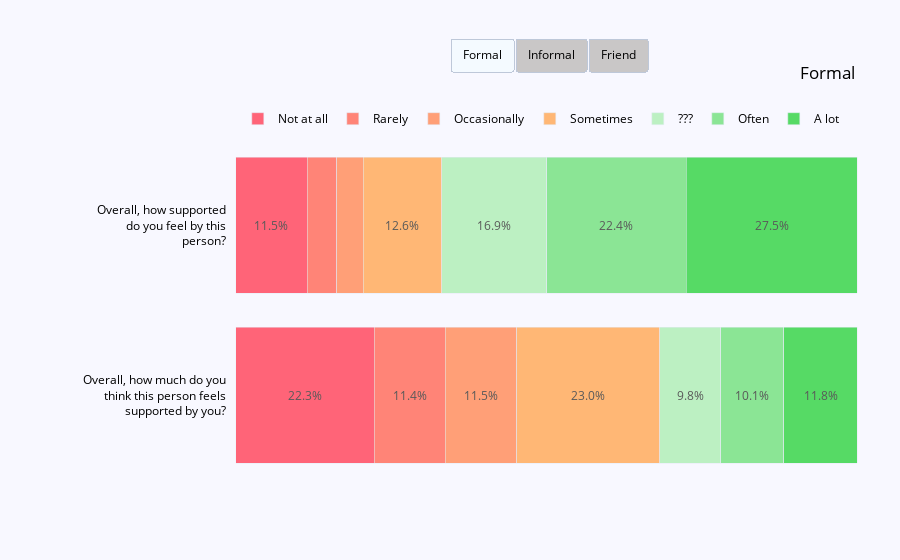

This figure's notebook cell:
### Code cell
percent_bar([list(round((df_diff['support.overall.t'][df_diff['dyad_type'] == 1].value_counts(normalize = True).sort_index() * 100), 1)),
             list(round((df_diff['support.overall.p'][df_diff['dyad_type'] == 1].value_counts(normalize = True).sort_index() * 100), 1))],
            [list(round((df_diff['support.overall.t'][df_diff['dyad_type'] == 2].value_counts(normalize = True).sort_index() * 100), 1)),
             list(round((df_diff['support.overall.p'][df_diff['dyad_type'] == 2].value_counts(normalize = True).sort_index() * 100), 1))],
            [list(round((df_diff['support.overall.t'][df_diff['dyad_type'] == 3].value_counts(normalize = True).sort_index() * 100), 1)),
             list(round((df_diff['support.overall.p'][df_diff['dyad_type'] == 3].value_counts(normalize = True).sort_index() * 100), 1))],
            'Overall, how much do you<br>think this person feels<br>supported by you?',
            'Overall, how supported<br>do you feel by this<br>person?')

### Figure 1 — Plotly figure (JSON) as saved in the notebook; plotly's stock layout.template omitted (floating-point values rounded to 4 significant figures)
{"data": [{"hovertemplate": "<b>%{x}%</b><extra></extra>", "marker": {"color": "#FF6478"}, "orientation": "h", "showlegend": false, "type": "bar", "x": [22.3], "y": ["Overall, how much do you<br>think this person feels<br>supported by you?"]}, {"hovertemplate": "<b>%{x}%</b><extra></extra>", "marker": {"color": "#FF6478"}, "name": "Not at all", "orientation": "h", "showlegend": true, "type": "bar", "x": [11.5], "y": ["Overall, how supported<br>do you feel by this<br>person?"]}, {"hovertemplate": "<b>%{x}%</b><extra></extra>", "marker": {"color": "#FF8477"}, "orientation": "h", "showlegend": false, "type": "bar", "x": [11.4], "y": ["Overall, how much do you<br>think this person feels<br>supported by you?"]}, {"hovertemplate": "<b>%{x}%</b><extra></extra>", "marker": {"color": "#FF8477"}, "name": "Rarely", "orientation": "h", "showlegend": true, "type": "bar", "x": [4.8], "y": ["Overall, how supported<br>do you feel by this<br>person?"]}, {"hovertemplate": "<b>%{x}%</b><extra></extra>", "marker": {"color": "#FF9F77"}, "orientation": "h", "showlegend": false, "type": "bar", "x": [11.5], "y": ["Overall, how much do you<br>think this person feels<br>supported by you?"]}, {"hovertemplate": "<b>%{x}%</b><extra></extra>", "marker": {"color": "#FF9F77"}, "name": "Occasionally", "orientation": "h", "showlegend": true, "type": "bar", "x": [4.2], "y": ["Overall, how supported<br>do you feel by this<br>person?"]}, {"hovertemplate": "<b>%{x}%</b><extra></extra>", "marker": {"color": "#FFB775"}, "orientation": "h", "showlegend": false, "type": "bar", "x": [23], "y": ["Overall, how much do you<br>think this person feels<br>supported by you?"]}, {"hovertemplate": "<b>%{x}%</b><extra></extra>", "marker": {"color": "#FFB775"}, "name": "Sometimes", "orientation": "h", "showlegend": true, "type": "bar", "x": [12.6], "y": ["Overall, how supported<br>do you feel by this<br>person?"]}, {"hovertemplate": "<b>%{x}%</b><extra></extra>", "marker": {"color": "#BCF0C2"}, "orientation": "h", "showlegend": false, "type": "bar", "x": [9.8], "y": ["Overall, how much do you<br>think this person feels<br>supported by you?"]}, {"hovertemplate": "<b>%{x}%</b><extra></extra>", "marker": {"color": "#BCF0C2"}, "name": "???", "orientation": "h", "showlegend": true, "type": "bar", "x": [16.9], "y": ["Overall, how supported<br>do you feel by this<br>person?"]}, {"hovertemplate": "<b>%{x}%</b><extra></extra>", "marker": {"color": "#8BE595"}, "orientation": "h", "showlegend": false, "type": "bar", "x": [10.1], "y": ["Overall, how much do you<br>think this person feels<br>supported by you?"]}, {"hovertemplate": "<b>%{x}%</b><extra></extra>", "marker": {"color": "#8BE595"}, "name": "Often", "orientation": "h", "showlegend": true, "type": "bar", "x": [22.4], "y": ["Overall, how supported<br>do you feel by this<br>person?"]}, {"hovertemplate": "<b>%{x}%</b><extra></extra>", "marker": {"color": "#56DA65"}, "orientation": "h", "showlegend": false, "type": "bar", "x": [11.8], "y": ["Overall, how much do you<br>think this person feels<br>supported by you?"]}, {"hovertemplate": "<b>%{x}%</b><extra></extra>", "marker": {"color": "#56DA65"}, "name": "A lot", "orientation": "h", "showlegend": true, "type": "bar", "x": [27.5], "y": ["Overall, how supported<br>do you feel by this<br>person?"]}, {"hovertemplate": "<b>%{x}%</b><extra></extra>", "marker": {"color": "#FF6478"}, "orientation": "h", "showlegend": false, "type": "bar", "visible": false, "x": [4.6], "y": ["Overall, how much do you<br>think this person feels<br>supported by you?"]}, {"hovertemplate": "<b>%{x}%</b><extra></extra>", "marker": {"color": "#FF6478"}, "name": "Not at all", "orientation": "h", "showlegend": true, "type": "bar", "visible": false, "x": [7.1], "y": ["Overall, how supported<br>do you feel by this<br>person?"]}, {"hovertemplate": "<b>%{x}%</b><extra></extra>", "marker": {"color": "#FF8477"}, "orientation": "h", "showlegend": false, "type": "bar", "visible": false, "x": [3.5], "y": ["Overall, how much do you<br>think this person feels<br>supported by you?"]}, {"hovertemplate": "<b>%{x}%</b><extra></extra>", "marker": {"color": "#FF8477"}, "name": "Rarely", "orientation": "h", "showlegend": true, "type": "bar", "visible": false, "x": [3.3], "y": ["Overall, how supported<br>do you feel by this<br>person?"]}, {"hovertemplate": "<b>%{x}%</b><extra></extra>", "marker": {"color": "#FF9F77"}, "orientation": "h", "showlegend": false, "type": "bar", "visible": false, "x": [6.2], "y": ["Overall, how much do you<br>think this person feels<br>supported by you?"]}, {"hovertemplate": "<b>%{x}%</b><extra></extra>", "marker": {"color": "#FF9F77"}, "name": "Occasionally", "orientation": "h", "showlegend": true, "type": "bar", "visible": false, "x": [5.6], "y": ["Overall, how supported<br>do you feel by this<br>person?"]}, {"hovertemplate": "<b>%{x}%</b><extra></extra>", "marker": {"color": "#FFB775"}, "orientation": "h", "showlegend": false, "type": "bar", "visible": false, "x": [15.5], "y": ["Overall, how much do you<br>think this person feels<br>supported by you?"]}, {"hovertemplate": "<b>%{x}%</b><extra></extra>", "marker": {"color": "#FFB775"}, "name": "Sometimes", "orientation": "h", "showlegend": true, "type": "bar", "visible": false, "x": [9.6], "y": ["Overall, how supported<br>do you feel by this<br>person?"]}, {"hovertemplate": "<b>%{x}%</b><extra></extra>", "marker": {"color": "#BCF0C2"}, "orientation": "h", "showlegend": false, "type": "bar", "visible": false, "x": [19.5], "y": ["Overall, how much do you<br>think this person feels<br>supported by you?"]}, {"hovertemplate": "<b>%{x}%</b><extra></extra>", "marker": {"color": "#BCF0C2"}, "name": "???", "orientation": "h", "showlegend": true, "type": "bar", "visible": false, "x": [13.8], "y": ["Overall, how supported<br>do you feel by this<br>person?"]}, {"hovertemplate": "<b>%{x}%</b><extra></extra>", "marker": {"color": "#8BE595"}, "orientation": "h", "showlegend": false, "type": "bar", "visible": false, "x": [22.6], "y": ["Overall, how much do you<br>think this person feels<br>supported by you?"]}, {"hovertemplate": "<b>%{x}%</b><extra></extra>", "marker": {"color": "#8BE595"}, "name": "Often", "orientation": "h", "showlegend": true, "type": "bar", "visible": false, "x": [21.5], "y": ["Overall, how supported<br>do you feel by this<br>person?"]}, {"hovertemplate": "<b>%{x}%</b><extra></extra>", "marker": {"color": "#56DA65"}, "orientation": "h", "showlegend": false, "type": "bar", "visible": false, "x": [28.1], "y": ["Overall, how much do you<br>think this person feels<br>supported by you?"]}, {"hovertemplate": "<b>%{x}%</b><extra></extra>", "marker": {"color": "#56DA65"}, "name": "A lot", "orientation": "h", "showlegend": true, "type": "bar", "visible": false, "x": [39.1], "y": ["Overall, how supported<br>do you feel by this<br>person?"]}, {"hovertemplate": "<b>%{x}%</b><extra></extra>", "marker": {"color": "#FF6478"}, "orientation": "h", "showlegend": false, "type": "bar", "visible": false, "x": [0.3], "y": ["Overall, how much do you<br>think this person feels<br>supported by you?"]}, {"hovertemplate": "<b>%{x}%</b><extra></extra>", "marker": {"color": "#FF6478"}, "name": "Not at all", "orientation": "h", "showlegend": true, "type": "bar", "visible": false, "x": [0.3], "y": ["Overall, how supported<br>do you feel by this<br>person?"]}, {"hovertemplate": "<b>%{x}%</b><extra></extra>", "marker": {"color": "#FF8477"}, "orientation": "h", "showlegend": false, "type": "bar", "visible": false, "x": [0.9], "y": ["Overall, how much do you<br>think this person feels<br>supported by you?"]}, {"hovertemplate": "<b>%{x}%</b><extra></extra>", "marker": {"color": "#FF8477"}, "name": "Rarely", "orientation": "h", "showlegend": true, "type": "bar", "visible": false, "x": [1.3], "y": ["Overall, how supported<br>do you feel by this<br>person?"]}, {"hovertemplate": "<b>%{x}%</b><extra></extra>", "marker": {"color": "#FF9F77"}, "orientation": "h", "showlegend": false, "type": "bar", "visible": false, "x": [2.2], "y": ["Overall, how much do you<br>think this person feels<br>supported by you?"]}, {"hovertemplate": "<b>%{x}%</b><extra></extra>", "marker": {"color": "#FF9F77"}, "name": "Occasionally", "orientation": "h", "showlegend": true, "type": "bar", "visible": false, "x": [2.5], "y": ["Overall, how supported<br>do you feel by this<br>person?"]}, {"hovertemplate": "<b>%{x}%</b><extra></extra>", "marker": {"color": "#FFB775"}, "orientation": "h", "showlegend": false, "type": "bar", "visible": false, "x": [12.3], "y": ["Overall, how much do you<br>think this person feels<br>supported by you?"]}, {"hovertemplate": "<b>%{x}%</b><extra></extra>", "marker": {"color": "#FFB775"}, "name": "Sometimes", "orientation": "h", "showlegend": true, "type": "bar", "visible": false, "x": [11.4], "y": ["Overall, how supported<br>do you feel by this<br>person?"]}, {"hovertemplate": "<b>%{x}%</b><extra></extra>", "marker": {"color": "#BCF0C2"}, "orientation": "h", "showlegend": false, "type": "bar", "visible": false, "x": [19.6], "y": ["Overall, how much do you<br>think this person feels<br>supported by you?"]}, {"hovertemplate": "<b>%{x}%</b><extra></extra>", "marker": {"color": "#BCF0C2"}, "name": "???", "orientation": "h", "showlegend": true, "type": "bar", "visible": false, "x": [16.7], "y": ["Overall, how supported<br>do you feel by this<br>person?"]}, {"hovertemplate": "<b>%{x}%</b><extra></extra>", "marker": {"color": "#8BE595"}, "orientation": "h", "showlegend": false, "type": "bar", "visible": false, "x": [33.4], "y": ["Overall, how much do you<br>think this person feels<br>supported by you?"]}, {"hovertemplate": "<b>%{x}%</b><extra></extra>", "marker": {"color": "#8BE595"}, "name": "Often", "orientation": "h", "showlegend": true, "type": "bar", "visible": false, "x": [33.4], "y": ["Overall, how supported<br>do you feel by this<br>person?"]}, {"hovertemplate": "<b>%{x}%</b><extra></extra>", "marker": {"color": "#56DA65"}, "orientation": "h", "showlegend": false, "type": "bar", "visible": false, "x": [31.2], "y": ["Overall, how much do you<br>think this person feels<br>supported by you?"]}, {"hovertemplate": "<b>%{x}%</b><extra></extra>", "marker": {"color": "#56DA65"}, "name": "A lot", "orientation": "h", "showlegend": true, "type": "bar", "visible": false, "x": [34.4], "y": ["Overall, how supported<br>do you feel by this<br>person?"]}], "layout": {"annotations": [{"align": "right", "font": {"color": "black", "size": 12}, "showarrow": false, "text": "Overall, how much do you<br>think this person feels<br>supported by you?", "x": 0.14, "xanchor": "right", "xref": "paper", "y": "Overall, how much do you<br>think this person feels<br>supported by you?", "yref": "y"}, {"font": {"color": "#595959", "size": 12}, "showarrow": false, "text": "22.3%", "x": 11.15, "xref": "x", "y": "Overall, how much do you<br>think this person feels<br>supported by you?", "yref": "y"}, {"font": {"color": "#595959", "size": 12}, "showarrow": false, "text": "11.4%", "x": 28, "xref": "x", "y": "Overall, how much do you<br>think this person feels<br>supported by you?", "yref": "y"}, {"font": {"color": "#595959", "size": 12}, "showarrow": false, "text": "11.5%", "x": 39.45, "xref": "x", "y": "Overall, how much do you<br>think this person feels<br>supported by you?", "yref": "y"}, {"font": {"color": "#595959", "size": 12}, "showarrow": false, "text": "23.0%", "x": 56.7, "xref": "x", "y": "Overall, how much do you<br>think this person feels<br>supported by you?", "yref": "y"}, {"font": {"color": "#595959", "size": 12}, "showarrow": false, "text": "9.8%", "x": 73.1, "xref": "x", "y": "Overall, how much do you<br>think this person feels<br>supported by you?", "yref": "y"}, {"font": {"color": "#595959", "size": 12}, "showarrow": false, "text": "10.1%", "x": 83.05, "xref": "x", "y": "Overall, how much do you<br>think this person feels<br>supported by you?", "yref": "y"}, {"font": {"color": "#595959", "size": 12}, "showarrow": false, "text": "11.8%", "x": 94, "xref": "x", "y": "Overall, how much do you<br>think this person feels<br>supported by you?", "yref": "y"}, {"align": "right", "font": {"color": "black", "size": 12}, "showarrow": false, "text": "Overall, how supported<br>do you feel by this<br>person?", "x": 0.14, "xanchor": "right", "xref": "paper", "y": "Overall, how supported<br>do you feel by this<br>person?", "yref": "y"}, {"font": {"color": "#595959", "size": 12}, "showarrow": false, "text": "11.5%", "x": 5.75, "xref": "x", "y": "Overall, how supported<br>do you feel by this<br>person?", "yref": "y"}, {"font": {"color": "#595959", "size": 12}, "showarrow": false, "text": "12.6%", "x": 26.8, "xref": "x", "y": "Overall, how supported<br>do you feel by this<br>person?", "yref": "y"}, {"font": {"color": "#595959", "size": 12}, "showarrow": false, "text": "16.9%", "x": 41.55, "xref": "x", "y": "Overall, how supported<br>do you feel by this<br>person?", "yref": "y"}, {"font": {"color": "#595959", "size": 12}, "showarrow": false, "text": "22.4%", "x": 61.2, "xref": "x", "y": "Overall, how supported<br>do you feel by this<br>person?", "yref": "y"}, {"font": {"color": "#595959", "size": 12}, "showarrow": false, "text": "27.5%", "x": 86.15, "xref": "x", "y": "Overall, how supported<br>do you feel by this<br>person?", "yref": "y"}], "barmode": "stack", "font": {"color": "black", "size": 12}, "legend": {"itemclick": false, "orientation": "h", "traceorder": "normal", "x": 0.94, "xanchor": "right", "y": 1.02, "yanchor": "bottom"}, "margin": {"b": 80, "l": 120, "r": 10, "t": 140}, "paper_bgcolor": "rgb(248, 248, 255)", "plot_bgcolor": "rgb(248, 248, 255)", "title": {"text": "Formal", "x": 0.95, "y": 0.88}, "updatemenus": [{"bgcolor": "#c9c7c7", "buttons": [{"args": [{"visible": [true, true, true, true, true, true, true, true, true, true, true, true, true, true, false, false, false, false, false, false, false, false, false, false, false, false, false, false, false, false, false, false, false, false, false, false, false, false, false, false, false, false]}, {"annotations": [{"align": "right", "font": {"color": "black", "size": 12}, "showarrow": false, "text": "Overall, how much do you<br>think this person feels<br>supported by you?", "x": 0.14, "xanchor": "right", "xref": "paper", "y": "Overall, how much do you<br>think this person feels<br>supported by you?", "yref": "y"}, {"font": {"color": "#595959", "size": 12}, "showarrow": false, "text": "22.3%", "x": 11.15, "xref": "x", "y": "Overall, how much do you<br>think this person feels<br>supported by you?", "yref": "y"}, {"font": {"color": "#595959", "size": 12}, "showarrow": false, "text": "11.4%", "x": 28, "xref": "x", "y": "Overall, how much do you<br>think this person feels<br>supported by you?", "yref": "y"}, {"font": {"color": "#595959", "size": 12}, "showarrow": false, "text": "11.5%", "x": 39.45, "xref": "x", "y": "Overall, how much do you<br>think this person feels<br>supported by you?", "yref": "y"}, {"font": {"color": "#595959", "size": 12}, "showarrow": false, "text": "23.0%", "x": 56.7, "xref": "x", "y": "Overall, how much do you<br>think this person feels<br>supported by you?", "yref": "y"}, {"font": {"color": "#595959", "size": 12}, "showarrow": false, "text": "9.8%", "x": 73.1, "xref": "x", "y": "Overall, how much do you<br>think this person feels<br>supported by you?", "yref": "y"}, {"font": {"color": "#595959", "size": 12}, "showarrow": false, "text": "10.1%", "x": 83.05, "xref": "x", "y": "Overall, how much do you<br>think this person feels<br>supported by you?", "yref": "y"}, {"font": {"color": "#595959", "size": 12}, "showarrow": false, "text": "11.8%", "x": 94, "xref": "x", "y": "Overall, how much do you<br>think this person feels<br>supported by you?", "yref": "y"}, {"align": "right", "font": {"color": "black", "size": 12}, "showarrow": false, "text": "Overall, how supported<br>do you feel by this<br>person?", "x": 0.14, "xanchor": "right", "xref": "paper", "y": "Overall, how supported<br>do you feel by this<br>person?", "yref": "y"}, {"font": {"color": "#595959", "size": 12}, "showarrow": false, "text": "11.5%", "x": 5.75, "xref": "x", "y": "Overall, how supported<br>do you feel by this<br>person?", "yref": "y"}, {"font": {"color": "#595959", "size": 12}, "showarrow": false, "text": "12.6%", "x": 26.8, "xref": "x", "y": "Overall, how supported<br>do you feel by this<br>person?", "yref": "y"}, {"font": {"color": "#595959", "size": 12}, "showarrow": false, "text": "16.9%", "x": 41.55, "xref": "x", "y": "Overall, how supported<br>do you feel by this<br>person?", "yref": "y"}, {"font": {"color": "#595959", "size": 12}, "showarrow": false, "text": "22.4%", "x": 61.2, "xref": "x", "y": "Overall, how supported<br>do you feel by this<br>person?", "yref": "y"}, {"font": {"color": "#595959", "size": 12}, "showarrow": false, "text": "27.5%", "x": 86.15, "xref": "x", "y": "Overall, how supported<br>do you feel by this<br>person?", "yref": "y"}], "title": "Formal"}], "label": "Formal", "method": "update"}, {"args": [{"visible": [false, false, false, false, false, false, false, false, false, false, false, false, false, false, true, true, true, true, true, true, true, true, true, true, true, true, true, true, false, false, false, false, false, false, false, false, false, false, false, false, false, false]}, {"annotations": [{"align": "right", "font": {"color": "black", "size": 12}, "showarrow": false, "text": "Overall, how much do you<br>think this person feels<br>supported by you?", "x": 0.14, "xanchor": "right", "xref": "paper", "y": "Overall, how much do you<br>think this person feels<br>supported by you?", "yref": "y"}, {"font": {"color": "#595959", "size": 12}, "showarrow": false, "text": "6.2%", "x": 11.2, "xref": "x", "y": "Overall, how much do you<br>think this person feels<br>supported by you?", "yref": "y"}, {"font": {"color": "#595959", "size": 12}, "showarrow": false, "text": "15.5%", "x": 22.05, "xref": "x", "y": "Overall, how much do you<br>think this person feels<br>supported by you?", "yref": "y"}, {"font": {"color": "#595959", "size": 12}, "showarrow": false, "text": "19.5%", "x": 39.55, "xref": "x", "y": "Overall, how much do you<br>think this person feels<br>supported by you?", "yref": "y"}, {"font": {"color": "#595959", "size": 12}, "showarrow": false, "text": "22.6%", "x": 60.6, "xref": "x", "y": "Overall, how much do you<br>think this person feels<br>supported by you?", "yref": "y"}, {"font": {"color": "#595959", "size": 12}, "showarrow": false, "text": "28.1%", "x": 85.95, "xref": "x", "y": "Overall, how much do you<br>think this person feels<br>supported by you?", "yref": "y"}, {"align": "right", "font": {"color": "black", "size": 12}, "showarrow": false, "text": "Overall, how supported<br>do you feel by this<br>person?", "x": 0.14, "xanchor": "right", "xref": "paper", "y": "Overall, how supported<br>do you feel by this<br>person?", "yref": "y"}, {"font": {"color": "#595959", "size": 12}, "showarrow": false, "text": "7.1%", "x": 3.55, "xref": "x", "y": "Overall, how supported<br>do you feel by this<br>person?", "yref": "y"}, {"font": {"color": "#595959", "size": 12}, "showarrow": false, "text": "5.6%", "x": 13.2, "xref": "x", "y": "Overall, how supported<br>do you feel by this<br>person?", "yref": "y"}, {"font": {"color": "#595959", "size": 12}, "showarrow": false, "text": "9.6%", "x": 20.8, "xref": "x", "y": "Overall, how supported<br>do you feel by this<br>person?", "yref": "y"}, {"font": {"color": "#595959", "size": 12}, "showarrow": false, "text": "13.8%", "x": 32.5, "xref": "x", "y": "Overall, how supported<br>do you feel by this<br>person?", "yref": "y"}, {"font": {"color": "#595959", "size": 12}, "showarrow": false, "text": "21.5%", "x": 50.15, "xref": "x", "y": "Overall, how supported<br>do you feel by this<br>person?", "yref": "y"}, {"font": {"color": "#595959", "size": 12}, "showarrow": false, "text": "39.1%", "x": 80.45, "xref": "x", "y": "Overall, how supported<br>do you feel by this<br>person?", "yref": "y"}], "title": "Informal"}], "label": "Informal", "method": "update"}, {"args": [{"visible": [false, false, false, false, false, false, false, false, false, false, false, false, false, false, false, false, false, false, false, false, false, false, false, false, false, false, false, false, true, true, true, true, true, true, true, true, true, true, true, true, true, true]}, {"annotations": [{"align": "right", "font": {"color": "black", "size": 12}, "showarrow": false, "text": "Overall, how much do you<br>think this person feels<br>supported by you?", "x": 0.14, "xanchor": "right", "xref": "paper", "y": "Overall, how much do you<br>think this person feels<br>supported by you?", "yref": "y"}, {"font": {"color": "#595959", "size": 12}, "showarrow": false, "text": "12.3%", "x": 9.55, "xref": "x", "y": "Overall, how much do you<br>think this person feels<br>supported by you?", "yref": "y"}, {"font": {"color": "#595959", "size": 12}, "showarrow": false, "text": "19.6%", "x": 25.5, "xref": "x", "y": "Overall, how much do you<br>think this person feels<br>supported by you?", "yref": "y"}, {"font": {"color": "#595959", "size": 12}, "showarrow": false, "text": "33.4%", "x": 52, "xref": "x", "y": "Overall, how much do you<br>think this person feels<br>supported by you?", "yref": "y"}, {"font": {"color": "#595959", "size": 12}, "showarrow": false, "text": "31.2%", "x": 84.3, "xref": "x", "y": "Overall, how much do you<br>think this person feels<br>supported by you?", "yref": "y"}, {"align": "right", "font": {"color": "black", "size": 12}, "showarrow": false, "text": "Overall, how supported<br>do you feel by this<br>person?", "x": 0.14, "xanchor": "right", "xref": "paper", "y": "Overall, how supported<br>do you feel by this<br>person?", "yref": "y"}, {"font": {"color": "#595959", "size": 12}, "showarrow": false, "text": "11.4%", "x": 9.8, "xref": "x", "y": "Overall, how supported<br>do you feel by this<br>person?", "yref": "y"}, {"font": {"color": "#595959", "size": 12}, "showarrow": false, "text": "16.7%", "x": 23.85, "xref": "x", "y": "Overall, how supported<br>do you feel by this<br>person?", "yref": "y"}, {"font": {"color": "#595959", "size": 12}, "showarrow": false, "text": "33.4%", "x": 48.9, "xref": "x", "y": "Overall, how supported<br>do you feel by this<br>person?", "yref": "y"}, {"font": {"color": "#595959", "size": 12}, "showarrow": false, "text": "34.4%", "x": 82.8, "xref": "x", "y": "Overall, how supported<br>do you feel by this<br>person?", "yref": "y"}], "title": "Friend"}], "label": "Friend", "method": "update"}], "direction": "right", "showactive": true, "type": "buttons", "x": 0.684, "y": 1.3}], "xaxis": {"domain": [0.15, 1], "showgrid": false, "showline": false, "showticklabels": false, "zeroline": false}, "yaxis": {"showgrid": false, "showline": false, "showticklabels": false, "zeroline": false}}}
